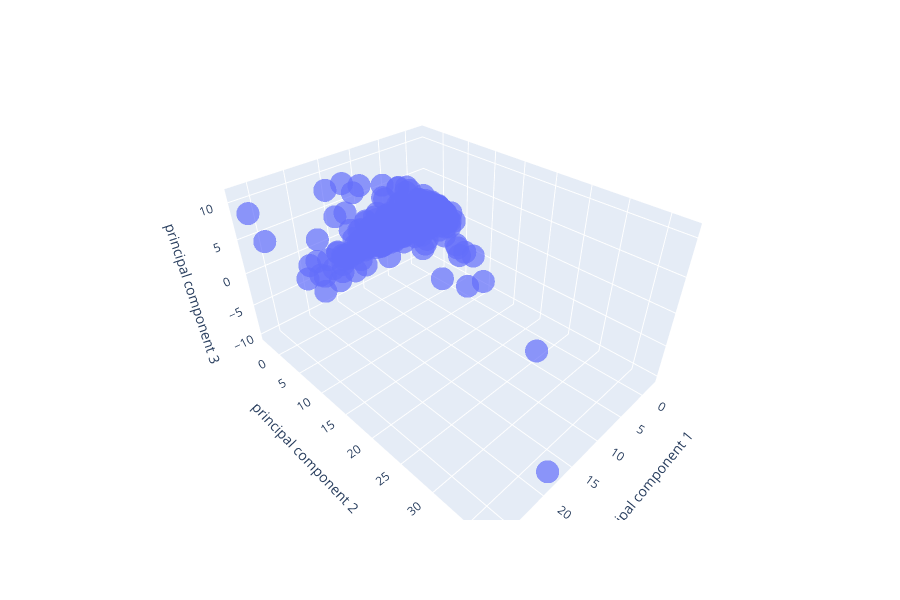

This figure's notebook cell:
### Code cell
import plotly.express as px
fig = px.scatter_3d(principalDf, x='principal component 1', y='principal component 2', z='principal component 3',
                   opacity=0.7)
fig.show()

### Figure 1 — Plotly figure (JSON) as saved in the notebook; plotly's stock layout.template omitted (floating-point values rounded to 4 significant figures; data arrays with more than 128 entries replaced by an {"elided": "..."} marker saying what was removed)
{"data": [{"hoverlabel": {"namelength": 0}, "hovertemplate": "principal component 1=%{x}<br>principal component 2=%{y}<br>principal component 3=%{z}", "legendgroup": "", "marker": {"color": "#636efa", "opacity": 0.7, "symbol": "circle"}, "mode": "markers", "name": "", "scene": "scene", "showlegend": false, "type": "scatter3d", "x": {"elided": "3304 float values"}, "y": {"elided": "3304 float values"}, "z": {"elided": "3304 float values"}}], "layout": {"height": 600, "legend": {"tracegroupgap": 0}, "margin": {"t": 60}, "scene": {"domain": {"x": [0, 1], "y": [0, 1]}, "xaxis": {"title": {"text": "principal component 1"}}, "yaxis": {"title": {"text": "principal component 2"}}, "zaxis": {"title": {"text": "principal component 3"}}}}}
